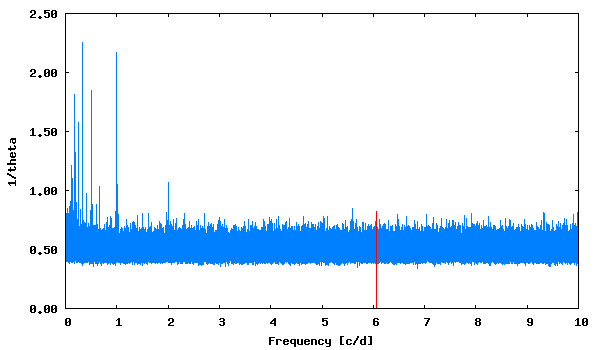

Reproduce this figure in gnuplot.
set term png size 600,350 medium
set colors classic
set output "phase_lc_8.lk.png"
set xlabel "Frequency [c/d]"
set ylabel "1/theta"
set format y "%5.2f"
plot [] "lk.periodogram" using 1:2 with lines linecolor 3 title "", "<echo '6.066192  0.82'" with impulses linecolor 1 title ""
 
